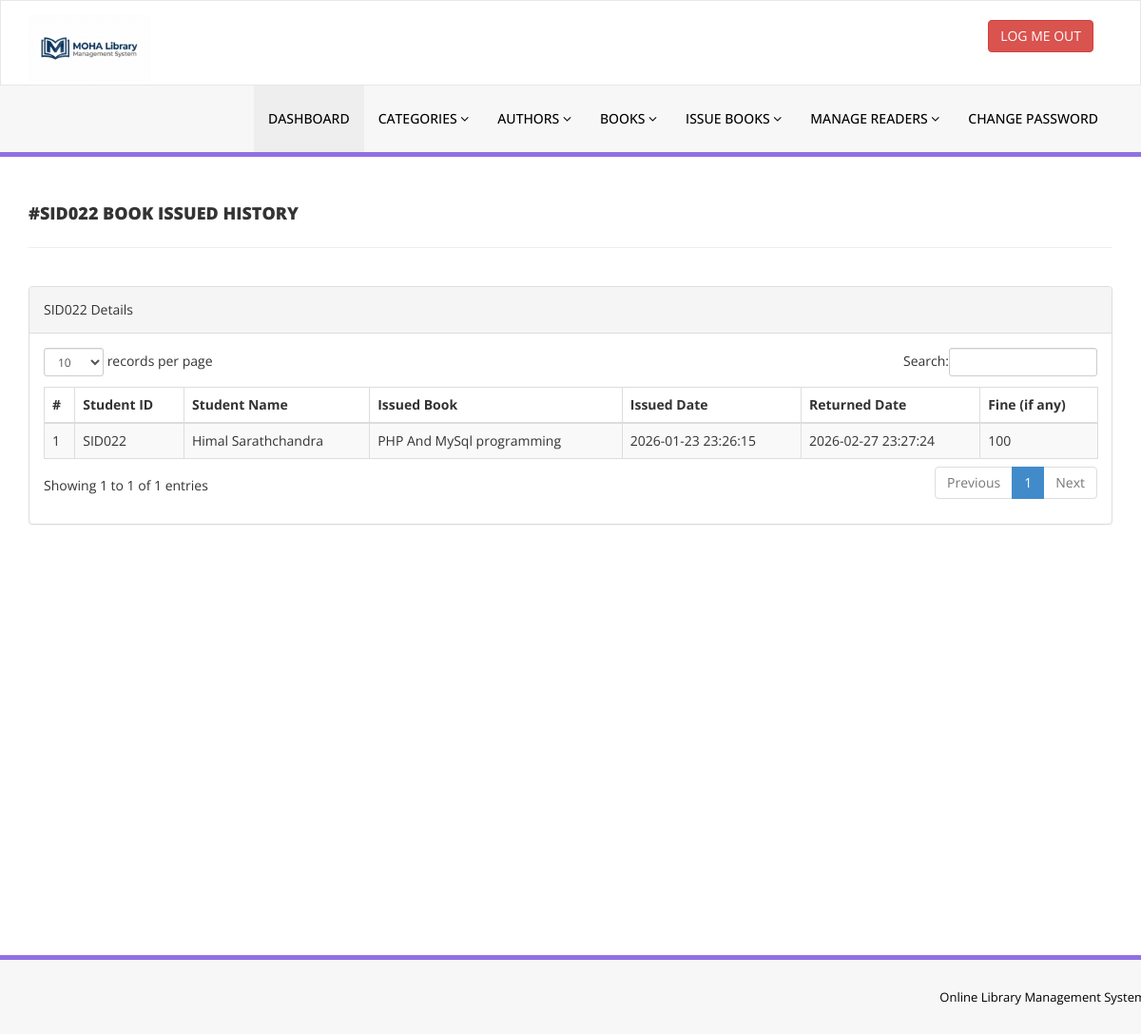
/admin/student-history.php?stdid=SID022 (signed in), run on the app's committed database.
### tables this page shows
CREATE TABLE `tblissuedbookdetails` (
  `id` int(11) NOT NULL,
  `BookId` int(11) DEFAULT NULL,
  `StudentID` varchar(150) DEFAULT NULL,
  `IssuesDate` timestamp NULL DEFAULT current_timestamp(),
  `ReturnDate` timestamp NULL DEFAULT NULL ON UPDATE current_timestamp(),
  `Reminder` int(11) DEFAULT NULL,
  `RetrunStatus` int(1) DEFAULT NULL,
  `fine` int(11) DEFAULT NULL,
  `remark` mediumtext NOT NULL
);

CREATE TABLE `tblstudents` (
  `id` int(11) NOT NULL,
  `StudentId` varchar(100) DEFAULT NULL,
  `FullName` varchar(120) DEFAULT NULL,
  `EmailId` varchar(120) DEFAULT NULL,
  `MobileNumber` char(11) DEFAULT NULL,
  `Password` varchar(120) DEFAULT NULL,
  `Status` int(1) DEFAULT NULL,
  `approval` int(1) DEFAULT NULL,
  `RegDate` timestamp NULL DEFAULT current_timestamp(),
  `UpdationDate` timestamp NULL DEFAULT NULL ON UPDATE current_timestamp()
);

CREATE TABLE `tblbooks` (
  `id` int(11) NOT NULL,
  `BookName` varchar(255) DEFAULT NULL,
  `CatId` int(11) DEFAULT NULL,
  `AuthorId` int(11) DEFAULT NULL,
  `ISBNNumber` varchar(25) DEFAULT NULL,
  `BookPrice` decimal(10,2) DEFAULT NULL,
  `bookImage` varchar(250) NOT NULL,
  `isIssued` int(1) DEFAULT NULL,
  `RegDate` timestamp NULL DEFAULT current_timestamp(),
  `UpdationDate` timestamp NULL DEFAULT NULL ON UPDATE current_timestamp(),
  `bookQty` int(11) DEFAULT NULL
);

### admin/student-history.php (the view, shortened to what this page needs)
<?php
include('includes/config.php');
if(strlen($_SESSION['alogin'])==0)
    {
header('location:index.php');
}
else{
    ?>
<!DOCTYPE html>
<html xmlns="http://www.w3.org/1999/xhtml">
<head>
    <link href="assets/css/bootstrap.css" rel="stylesheet" />
    <link href="assets/css/font-awesome.css" rel="stylesheet" />
    <link href="assets/js/dataTables/dataTables.bootstrap.css" rel="stylesheet" />
    <link href="assets/css/style.css" rel="stylesheet" />
</head>
<body>
<?php include('includes/header.php');?>
    <div class="content-wrapper">
         <div class="container">
        <div class="row pad-botm">
            <div class="col-md-12">
                <?php $sid=$_GET['stdid']; ?>
                <h4 class="header-line">#<?php echo $sid;?> Book Issued History</h4>
    </div>
        </div>
            <div class="row">
                <div class="col-md-12">
                    <div class="panel panel-default">
                        <div class="panel-heading">
<?php echo $sid;?> Details
                        </div>
                        <div class="panel-body">
                            <div class="table-responsive">
                                <table class="table table-striped table-bordered table-hover" id="dataTables-example">
                                    <thead>
                                        <tr>
                                            <th>#</th>
                                            <th>Student ID</th>
                                            <th>Student Name</th>
                                            <th>Issued Book  </th>
                                            <th>Issued Date</th>
                                            <th>Returned Date</th>
                                            <th>Fine (if any)</th>
                                        </tr>
                                    </thead>
                                    <tbody>
<?php
$sql = "SELECT tblstudents.StudentId ,tblstudents.FullName,tblstudents.EmailId,tblstudents.MobileNumber,tblbooks.BookName,tblbooks.ISBNNumber,tblissuedbookdetails.IssuesDate,tblissuedbookdetails.ReturnDate,tblissuedbookdetails.id as rid,tblissuedbookdetails.fine,tblissuedbookdetails.RetrunStatus,tblbooks.id as bid,tblbooks.bookImage from  tblissuedbookdetails join tblstudents on tblstudents.StudentId=tblissuedbookdetails.StudentId join tblbooks on tblbooks.id=tblissuedbookdetails.BookId where tblstudents.StudentId='$sid' ";
$query = $dbh -> prepare($sql);
$query->execute();
$results=$query->fetchAll(PDO::FETCH_OBJ);
$cnt=1;
if($query->rowCount() > 0)
{
foreach($results as $result)
{               ?>
                                        <tr class="odd gradeX">
                                            <td class="center"><?php echo htmlentities($cnt);?></td>
                                            <td class="center"><?php echo htmlentities($result->StudentId);?></td>
                                            <td class="center"><?php echo htmlentities($result->FullName);?></td>
                                            <td class="center"><?php echo htmlentities($result->BookName);?></td>
                                            <td class="center"><?php echo htmlentities($result->IssuesDate);?></td>
                                            <td class="center"><?php if($result->ReturnDate==''): echo "Not returned yet";
                                            else: echo htmlentities($result->ReturnDate); endif;?></td>
                                             <td class="center"><?php if($result->ReturnDate==''): echo "Not returned yet";
                                              else: echo $result->fine; endif;
                                             ?></td>
                                        </tr>
 <?php $cnt=$cnt+1;}} ?>
                                    </tbody>
                                </table>
                            </div>
                        </div>
                    </div>
                </div>
            </div>
    </div>
    </div>
  <?php include('includes/footer.php');?>
</body>
</html>
<?php } ?>

### admin/assets/css/style.css (style rules this page uses)
.content-wrapper { margin-top: 40px; min-height:800px; padding-bottom:90px; }
.header-line { font-weight:900; padding-bottom:25px; border-bottom:1px solid #eeeeee; text-transform:uppercase; }
.pad-botm { padding-bottom:30px; }
thead th { vertical-align: top !important; }
tbody td { vertical-align: middle !important; }

### data on the page
tblissuedbookdetails: tblstudents.StudentId "SID022", tblstudents.FullName "Himal Sarathchandra", BookId.BookName "PHP And MySql programming", IssuesDate "2026-01-23 23:26:15", ReturnDate "2026-02-27 23:27:24", fine "100"

### other printed values
$sid "SID022"
